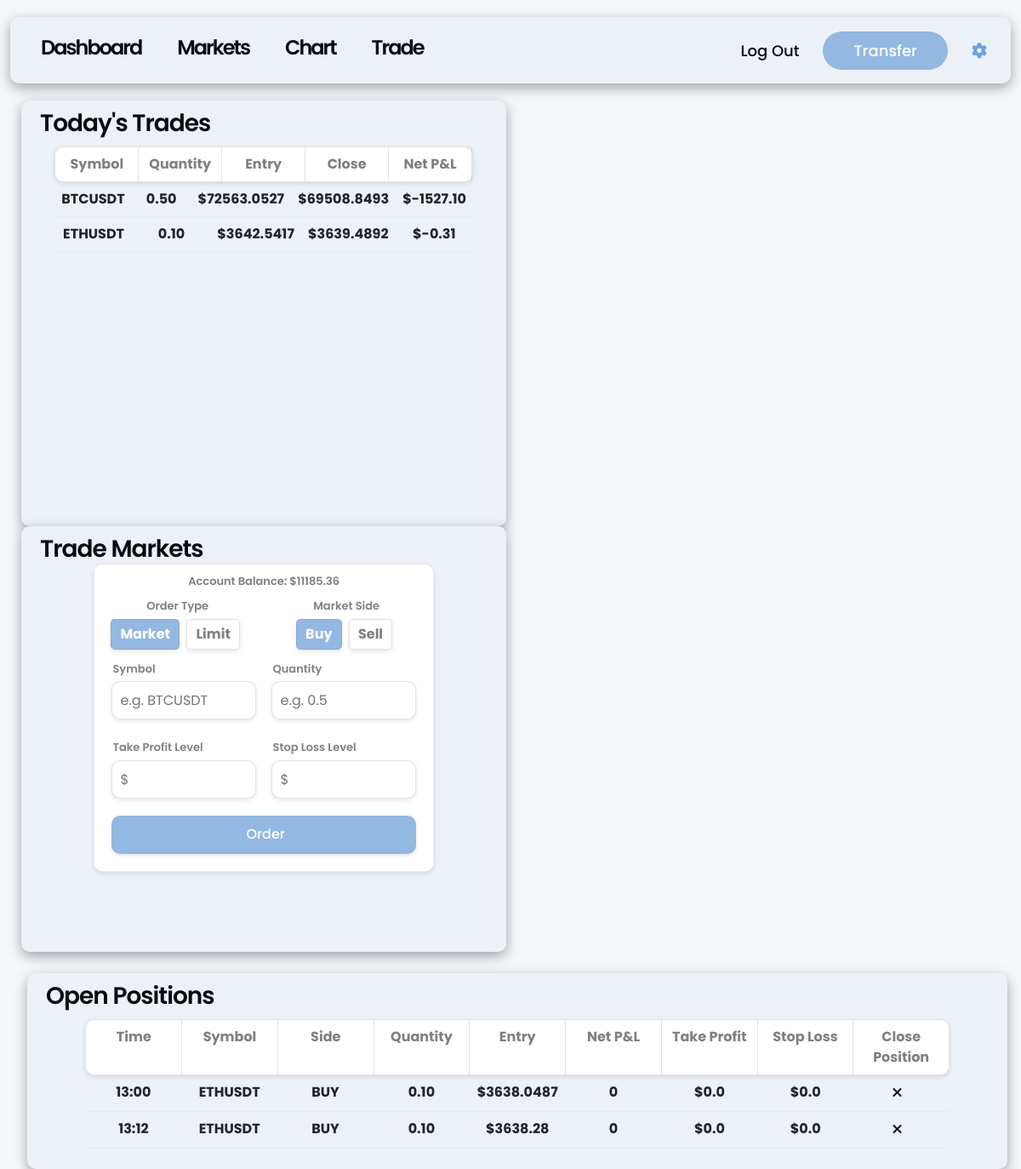
The app's page /trade/ (signed in) with its own data.
### trade/models.py (models this page shows)
class TradeHistory(models.Model):
    user = models.ForeignKey(User, on_delete=models.CASCADE, related_name='trade_history')
    time = models.TimeField(auto_now_add=True)
    date = models.DateField(auto_now_add=True)
    order_id = models.IntegerField(null=False, blank=False)
    client_order_id = models.CharField(max_length=100, null=False, blank=False)
    symbol = models.CharField(max_length=20, null=False, blank=False)
    order_type = models.CharField(max_length=10, null=False, blank=False)
    quantity = models.DecimalField(max_digits=20, decimal_places=2, null=False, blank=False)
    cumulative_quote_qty = models.DecimalField(max_digits=20, decimal_places=8, null=False, blank=False)
    entry_price = models.DecimalField(max_digits=20, decimal_places=4, null=True, blank=True)
    close_price = models.DecimalField(max_digits=20, decimal_places=4, null=False, blank=False)
    take_profit = models.DecimalField(max_digits=20, decimal_places=4, null=True, blank=True)
    stop_loss = models.DecimalField(max_digits=20, decimal_places=4, null=True, blank=True)
    net_pl = models.DecimalField(max_digits=20, decimal_places=2, null=False, blank=False)

class OpenTrade(models.Model):
    user = models.ForeignKey(User, on_delete=models.CASCADE, related_name='trades')
    time = models.TimeField(auto_now_add=True)
    order_id = models.IntegerField(null=False, blank=False)
    client_order_id = models.CharField(max_length=100, null=False, blank=False)
    symbol = models.CharField(max_length=20, null=False, blank=False)
    order_type = models.CharField(max_length=10, null=False, blank=False)
    side = models.CharField(max_length=8, null=False, blank=False)
    quantity = models.DecimalField(max_digits=20, decimal_places=2, null=False, blank=False)
    cumulative_quote_qty = models.DecimalField(max_digits=20, decimal_places=8, null=False, blank=False)
    price = models.DecimalField(max_digits=20, decimal_places=8, null=True, blank=True)
    take_profit = models.DecimalField(max_digits=20, decimal_places=4, null=True, blank=True)
    stop_loss = models.DecimalField(max_digits=20, decimal_places=4, null=True, blank=True)

### dashboard/models.py (models this page shows, shortened)
class UserProfile(models.Model):
    user = models.OneToOneField(User, on_delete=models.CASCADE, related_name='profile')
    account_balance = models.DecimalField(max_digits=10, decimal_places=2, null=False, default=0)
    deposit_amount_multiplier = models.IntegerField(default=1, null=False, blank=False)

### trade/views.py (the view, shortened to what this page needs)
# urls.py: path('trade/', include('trade.urls')),
@login_required
def trade(request):
    user = request.user
    user_profile = UserProfile.objects.get(user=user)
    todays_trades = TradeHistory.objects.filter(user=user, date=datetime.datetime.now().date())
    error_message = ''
    open_trades = []
    trade_historys = []
    for trade in OpenTrade.objects.filter(user=user):
        order = {
            'id': str(trade.order_id),
            'time': str(trade.time.strftime('%H:%M')),
            'symbol': str(trade.symbol),
            'side': str(trade.side),
            'quantity': str(trade.quantity),
            'entry': round(float(trade.cumulative_quote_qty) / float(trade.quantity), 4),
            'take_profit': float(trade.take_profit),
            'stop_loss': float(trade.stop_loss)
        }
        open_trades.append(order)
    for trade in todays_trades:
        if len(trade_historys) < 9:
            trade_historys.insert(0, trade)
        else:
            trade_historys.pop()
            trade_historys.insert(0, trade)
    context = {
        'open_trades': open_trades,
        'trade_historys': trade_historys,
        'account_balance': user_profile.account_balance,
        'error_message': error_message
    }
    return render(request, 'trade/trade.html', context)

### trade/templates/trade/trade.html (shortened to what this page needs)
{% extends 'base.html' %}
{% load static %}
{% block extra_css %}
    <link rel="stylesheet" type="text/css" href="{% static 'trade/css/trade.css' %}">
{% endblock %}
{% block content %}
    <div class="row">
        <div class="col-md-6 trade-sections box-shadow right">
            <h2 class="titles">Today's Trades</h2>
            <div class="table">
                <div>
                    <div class="head-row">
                        <span class="table-cell t-head">Symbol</span>
                        <span class="table-cell t-head">Quantity</span>
                        <span class="table-cell t-head">Entry</span>
                        <span class="table-cell t-head">Close</span>
                        <span class="table-cell t-head">Net P&L</span>
                    </div>
                    {% for trade in trade_historys %}
                        <div class="body-row">
                            <span class="table-cell">{{ trade.symbol }}</span>
                            <span class="table-cell">{{ trade.quantity }}</span>
                            <span class="table-cell">${{ trade.entry_price }}</span>
                            <span class="table-cell">${{ trade.close_price }}</span>
                            <span class="table-cell">${{ trade.net_pl }}</span>
                        </div>
                        <hr class="line-div">
                    {% endfor %}
                </div>
            </div>
        </div>
        <div class="col-md-6 trade-sections box-shadow left">
            <h2 class="titles">Trade Markets</h2>
            <form action="{% url 'trade' %}" method="post" id="trade-form">
                <div class="form-section">
                    <p class="account-balance">Account Balance: ${{ account_balance }}</p>
                    <div class="order-type">
                        <p class="withdrawal-label order-type-text">Order Type</p>
                        <label class="radio-label" for="market">Market</label>
                        <label class="radio-label" for="limit">Limit</label>
                    </div>
                    <div class="order-type">
                        <p class="withdrawal-label order-type-text">Market Side</p>
                        <label class="radio-label" for="buy">Buy</label>
                        <label class="radio-label" for="sell">Sell</label>
                    </div>
                    <div class="input-group">
                        <div class="input-wrapper">
                            <label for="symbol" class="withdrawal-label">Symbol</label>
                            <input type="text" class="withdraw-input" name="symbol" placeholder="e.g. BTCUSDT" autocomplete="off">
                        </div>
                        <div class="input-wrapper">
                            <label for="quantity" class="withdrawal-label first">Quantity</label>
                            <input type="number" class="withdraw-input amount" name="quantity" min="0" max="100000" step="0.01" placeholder="e.g. 0.5" required>
                        </div>
                    </div>
                    <div class="input-group">
                        <div class="input-wrapper">
                          <label for="take-profit" class="withdrawal-label">Take Profit Level</label>
                          <input type="number" class="withdraw-input" name="take-profit" min="0" max="1000000" placeholder="$">
                        </div>
                        <div class="input-wrapper">
                          <label for="stop-loss" class="withdrawal-label">Stop Loss Level</label>
                          <input type="number" class="withdraw-input" name="stop-loss" min="0" max="1000000" placeholder="$">
                        </div>
                      </div>
                    <input type="submit" class="withdraw-button withdraw-input" value="Order">
                </div>
            </form>
        </div>
    </div>
    <div class="row">
        <div class="col-md-12 active-trades box-shadow">
            <h2 class="titles">Open Positions</h2>
            <div class="table" id="open-trades" data="{{ open_trades }}">
                <div>
                    <div class="head-row">
                        <span class="table-cell t-head">Time</span>
                        <span class="table-cell t-head">Symbol</span>
                        <span class="table-cell t-head">Side</span>
                        <span class="table-cell t-head">Quantity</span>
                        <span class="table-cell t-head">Entry</span>
                        <span class="table-cell t-head">Net P&L</span>
                        <span class="table-cell t-head">Take Profit</span>
                        <span class="table-cell t-head">Stop Loss</span>
                        <span class="table-cell t-head last">Close Position</span>
                    </div>
                </div>
                <div>
                    {% for trade in open_trades %}
                        <div class="body-row">
                            <span class="table-cell">{{ trade.time }}</span>
                            <span class="table-cell">{{ trade.symbol }}</span>
                            <span class="table-cell">{{ trade.side }}</span>
                            <span class="table-cell">{{ trade.quantity }}</span>
                            <span class="table-cell">${{ trade.entry }}</span>
                            <span class="table-cell" id="{{ trade.id }}">0</span>
                            <span class="table-cell">${{ trade.take_profit }}</span>
                            <span class="table-cell">${{ trade.stop_loss }}</span>
                            <span class="table-cell">
                                <form action="{% url 'close_position' %}" method="post">
                                    <button type="submit" class="cancel"><i class="fas fa-xmark"></i></button>
                                </form>
                            </span>
                        </div>
                        <hr class="line-div">
                    {% endfor %}
                </div>
            </div>
        </div>
    </div>
{% endblock %}

### static/css/base.css (style rules this page uses)
body { font-family: "Poppins", sans-serif; font-weight: 700; background-color: #F5F8FB; color: #080B0E; }
.box-shadow { box-shadow: rgba(0, 0, 0, 0.35) 0px 5px 15px; }

### trade/static/trade/css/trade.css (style rules this page uses)
.trade-sections { width: 48.5%; height: 500px; margin: auto; margin-left: 25px; background-color: #ecf1f7; border-radius: 10px; }
.active-trades { width: 98%; min-height: 230px; height: fit-content; margin: 25px 0 0 32px; background-color: #ecf1f7; border-radius: 10px; }
.titles { font-size: 28px; font-weight: 600; letter-spacing: -1px; margin: 10px 0 0 10px; }
#trade-form { max-width: 400px; margin: auto; }
.form-section { border: 1px solid rgba(128, 128, 128, 0.158); border-radius: 10px; background-color: #ffffff; box-shadow: 0px 2px 5px 0px rgba(0, 0, 0, 0.1); }
.withdraw-input { width: 90%; margin: 0 0 20px 5%; border: 1px solid rgba(128, 128, 128, 0.233); border-radius: 10px; height: 45px; box-shadow: 0px 2px 5px 0px rgba(0, 0, 0, 0.1); padding-left: 10px; }
.withdrawal-label { font-size: 13px; font-weight: 600; margin: 0 0 5px 6%; color: #080b0e85; }
.withdraw-input.withdraw-button { background-color: #93b8e1; color: #ffffff; font-weight: 500; border: none; padding: none; }
.order-type { width: 49%; display: inline-block; margin: 0 0 10px 0; text-align: center; }
.order-type-text { margin: 10px auto 5px; text-align: center; }
.radio-label { display: inline-block; border: 1px solid rgba(128, 128, 128, 0.233); border-radius: 5px; background-color: #ffffff; color: #080b0e85; box-shadow: 0px 2px 5px 0px rgba(0, 0, 0, 0.1); padding: 5px 10px; margin-right: 5px; cursor: pointer; }
input[type="radio"]:checked + .radio-label { background-color: #93b8e1; color: #fff; }
.input-group { width: 95%; margin: auto; }
.input-wrapper { width: 50%; }
.account-balance { text-align: center; margin: 10px 0 0 0; font-size: 13px; font-weight: 600; color: #080b0e85; }
.table { display: flex; flex-direction: column; width: 90%; margin: 10px auto; }
.head-row, .body-row { display: flex; width: 100%; }
.head-row { background-color: #ffffff; border: 1px solid rgba(128, 128, 128, 0.233); border-radius: 10px; box-shadow: 0px 2px 5px 0px rgba(0, 0, 0, 0.1); color: #080b0e85; }
.table-cell { flex: 1; text-align: center; }
.t-head { border-right: 1px solid rgba(128, 128, 128, 0.233); }
.t-head.last { border-right: none; }
.line-div { margin: 0 auto; background-color: rgba(128, 128, 128, 0.233); box-shadow: 0px 2px 5px 0px rgba(0, 0, 0, 0.1); }
.cancel { margin-right: 10px; color: #080b0e; border: none; background-color: transparent; }

### records on screen
TradeHistory: symbol "BTCUSDT", quantity "0.50", entry_price "72563.0527", close_price "69508.8493", net_pl "-1527.10"
TradeHistory: symbol "ETHUSDT", quantity "0.10", entry_price "3642.5417", close_price "3639.4892", net_pl "-0.31"
UserProfile: account_balance "11185.36"
OpenTrade: symbol "ETHUSDT", side "BUY"
OpenTrade: symbol "ETHUSDT", side "BUY"

### other values on screen
{{ trade.time }} "13:00" "13:12"
{{ trade.quantity }} "0.10" "0.10"
{{ trade.entry }} "3638.0487" "3638.28"
{{ trade.take_profit }} "0.0" "0.0"
{{ trade.stop_loss }} "0.0" "0.0"
